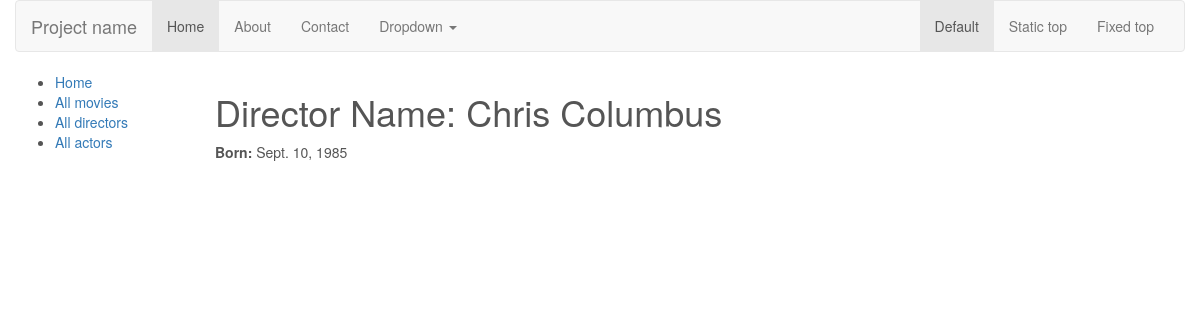
/catalog/director/1, run on an earlier commit of the app's database.
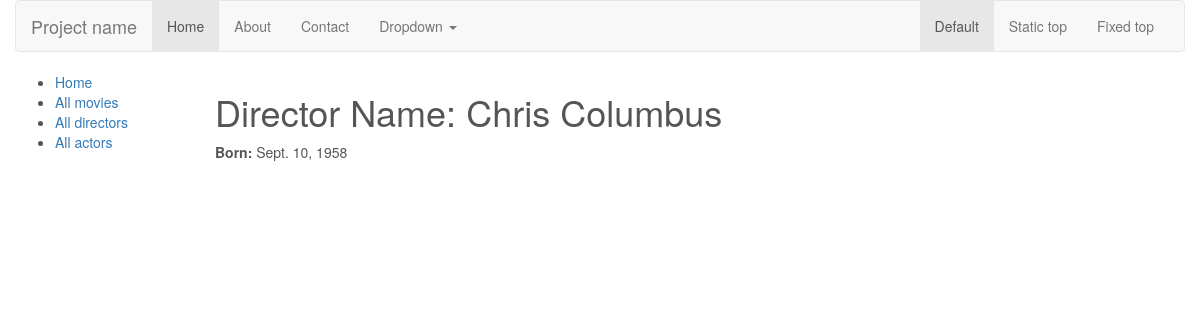
And on a later commit of the database.
### catalog/models.py (models this page shows, shortened)
class Director(models.Model):
    first_name = models.CharField(max_length=100)
    last_name = models.CharField(max_length=100)
    date_of_birth = models.DateField(null=True, blank=True)
    date_of_death = models.DateField('Died', null=True, blank=True)
    def display_full_name(self):
            """
            Creates a string for the name of this Director.
            """
            return ' '.join([ self.first_name, self.last_name ])
    display_full_name.short_description = 'Name'

### catalog/views.py (the view)
# urls.py: url(r'^director/(?P<pk>\d+)$', views.DirectorDetailView.as_view(), name='director-detail'),
class DirectorDetailView(generic.DetailView):
    model = Director

### catalog/templates/catalog/director_detail.html
{% extends "base_generic.html" %}
{% block content %}
    <h1>Director Name: {{ director.first_name }} {{ director.last_name }}</h1>
    <p><strong>Born:</strong> {{ director.date_of_birth }}</p>
{% endblock %}

What changed in the data, as far as the page shows it:
changed Director "Chris": date_of_birth "Sept. 10, 1985" → "Sept. 10, 1958"
